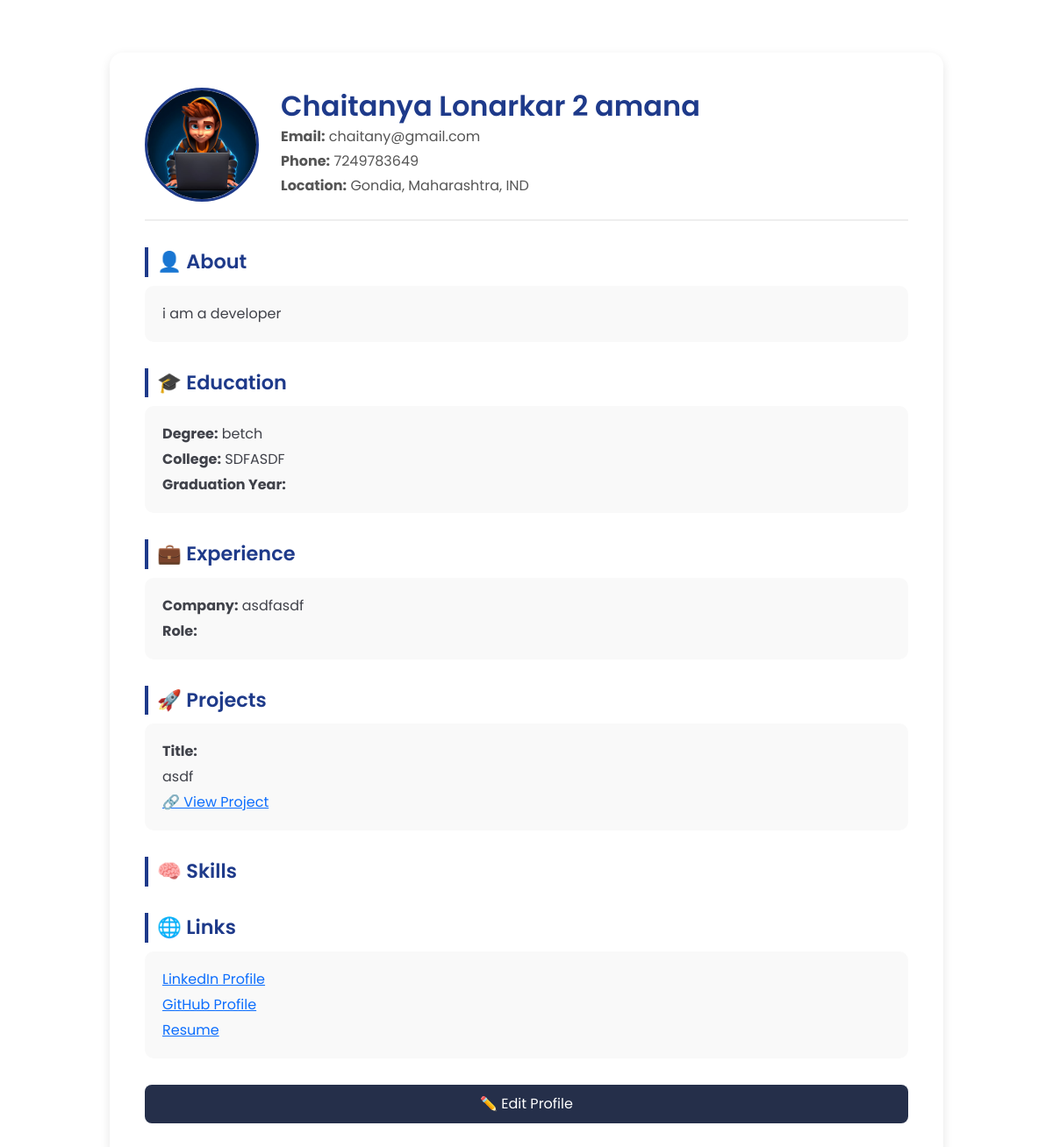
The app's page /resume/ (signed in), older data.
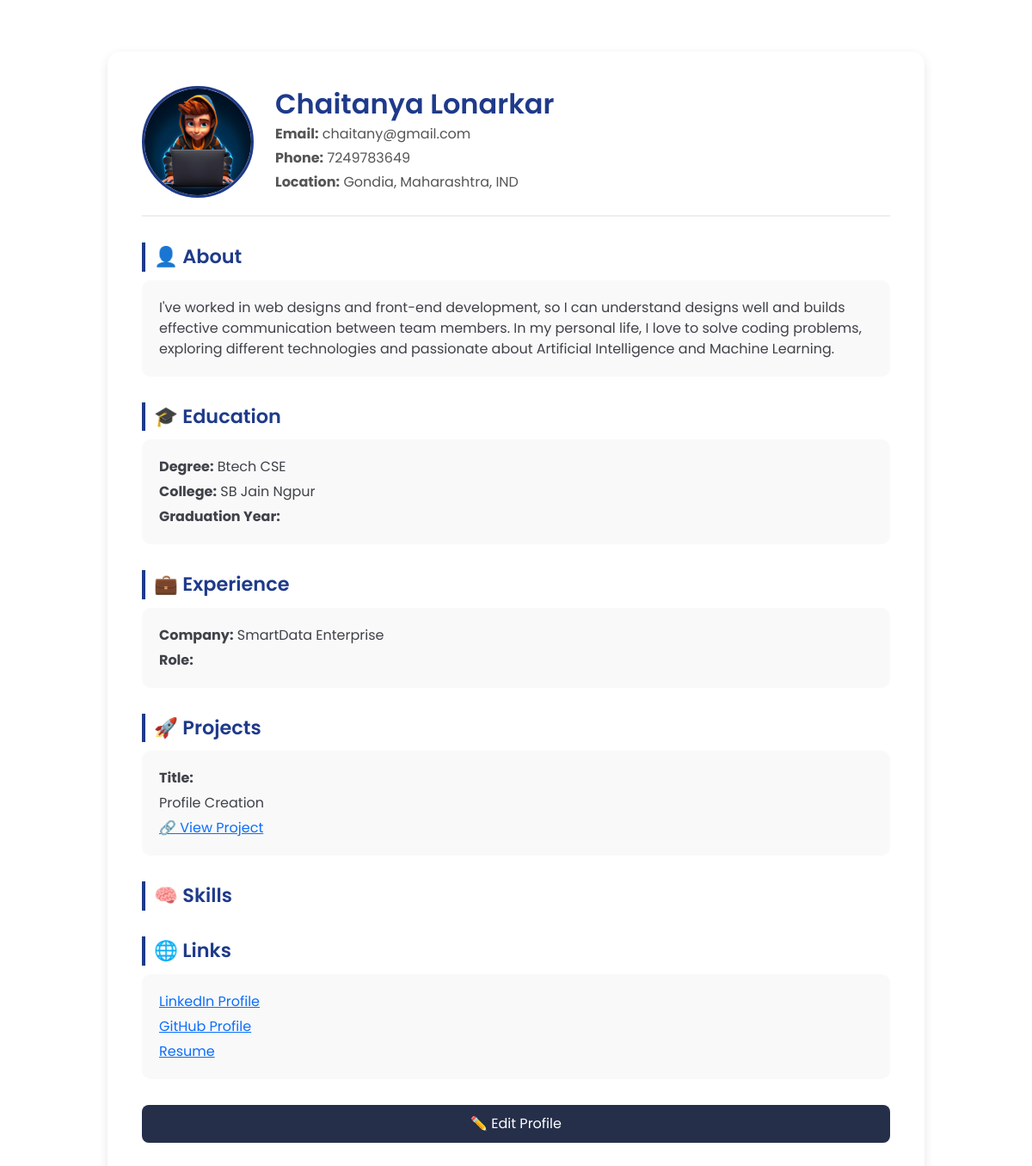
The same page, newer data.
### folio/models.py (models this page shows, shortened)
class Portfolio(models.Model):
    user = models.OneToOneField(User, on_delete=models.CASCADE)
    name = models.CharField(max_length=100)
    email = models.EmailField()
    phone = models.CharField(max_length=20, blank=True, null=True)
    profile = models.ImageField(upload_to='profiles/', blank=True, null=True)
    location = models.CharField(max_length=100, blank=True, null=True)
    resume = models.URLField(blank=True, null=True)
    linkedin = models.URLField(blank=True, null=True)
    github = models.URLField(blank=True, null=True)
    bio = models.TextField(blank=True, null=True)
    age = models.PositiveIntegerField(blank=True, null=True)
    degree = models.CharField(max_length=100, blank=True, null=True)
    college = models.CharField(max_length=200, blank=True, null=True)
    graduation_year = models.CharField(max_length=10, blank=True, null=True)
    company = models.CharField(max_length=200, blank=True, null=True)
    position = models.CharField(max_length=100, blank=True, null=True)
    responsibilities = models.TextField(blank=True, null=True)
    projects_title = models.CharField(max_length=200, blank=True, null=True)
    project_desc = models.TextField(blank=True, null=True)
    project_link = models.URLField(blank=True, null=True)
    skills = models.TextField(blank=True, null=True)
    created_at = models.DateTimeField(auto_now_add=True)

### folio/views.py (the view)
# urls.py: path('resume/', views.resume, name='resume'),
@login_required
def resume(request):
    portfolio = Portfolio.objects.get(user=request.user)
    return render(request, 'resume.html', {'user': portfolio})

### folio/templates/resume.html (shortened to what this page needs)
{% load static %}
<!DOCTYPE html>
<html lang="en">
<head>
  <link href="https://cdn.jsdelivr.net/npm/bootstrap@5.3.3/dist/css/bootstrap.min.css" rel="stylesheet">
    <link rel="stylesheet" href="{% static 'css/resume.css' %}">
</head>
<body>
  <div class="container">
    <div class="profile-header">
      {% if user.profile %}
        <img src="{{ user.profile.url }}" alt="Profile Picture">
      {% else %}
        <img src="{% static 'default-profile.png' %}" alt="Default Profile">
      {% endif %}
      <div>
        <h2>{{ user.name }}</h2>
        <p><strong>Email:</strong> {{ user.email }}</p>
        <p><strong>Phone:</strong> {{ user.phone }}</p>
        <p><strong>Location:</strong> {{ user.location }}</p>
      </div>
    </div>
    <div class="section-title">👤 About</div>
    <div class="info-block">
      <p>{{ user.bio }}</p>
    </div>
    <div class="section-title">🎓 Education</div>
    <div class="info-block">
      <p><strong>Degree:</strong> {{ user.degree }}</p>
      <p><strong>College:</strong> {{ user.college }}</p>
      <p><strong>Graduation Year:</strong> {{ user.grad_year }}</p>
    </div>
    <div class="section-title">💼 Experience</div>
    <div class="info-block">
      <p><strong>Company:</strong> {{ user.company }}</p>
      <p><strong>Role:</strong> {{ user.role }}</p>
    </div>
    <div class="section-title">🚀 Projects</div>
    <div class="info-block">
      <p><strong>Title:</strong> {{ user.project_title }}</p>
      <p>{{ user.project_desc }}</p>
      {% if user.project_link %}
        <p><a href="{{ user.project_link }}" target="_blank">🔗 View Project</a></p>
      {% endif %}
    </div>
    <div class="section-title">🧠 Skills</div>
    <div class="section-title">🌐 Links</div>
    <div class="info-block">
      {% if user.linkedin %}
        <p><a href="{{ user.linkedin }}" target="_blank">LinkedIn Profile</a></p>
      {% endif %}
      {% if user.github %}
        <p><a href="{{ user.github }}" target="_blank">GitHub Profile</a></p>
      {% endif %}
      {% if user.resume %}
        <p><a href="{{ user.resume }}" target="_blank">Resume</a></p>
      {% endif %}
    </div>
    <a href="{% url 'update_profile' %}" class="btn-edit">✏️ Edit Profile</a>
  </div>
</body>
</html>

Row changes from the older to the newer data that the page shows:
changed Portfolio "chaitany@gmail.com": name "Chaitanya Lonarkar 2 amana" → "Chaitanya Lonarkar"; bio "i am a developer" → "I've worked in web designs and front-end development, so I can understand designs well and builds effective communication between team members. In my personal life, I love to solve coding problems, exploring different technologies and passionate about Artificial Intelligence and Machine Learning."; degree "betch" → "Btech CSE"; college "SDFASDF" → "SB Jain Ngpur"; company "asdfasdf" → "SmartData Enterprise"; project_desc "asdf" → "Profile Creation"
